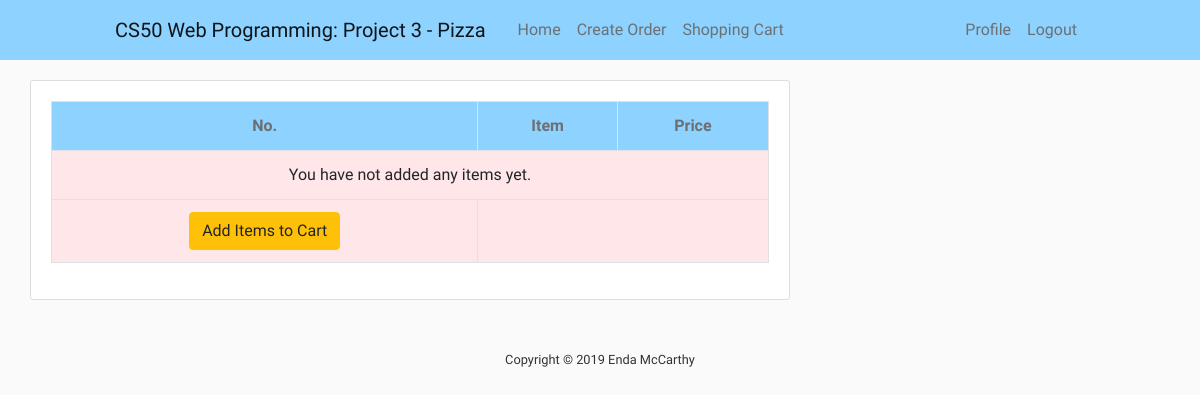
The app's page /order-summary/ (signed in), older data.
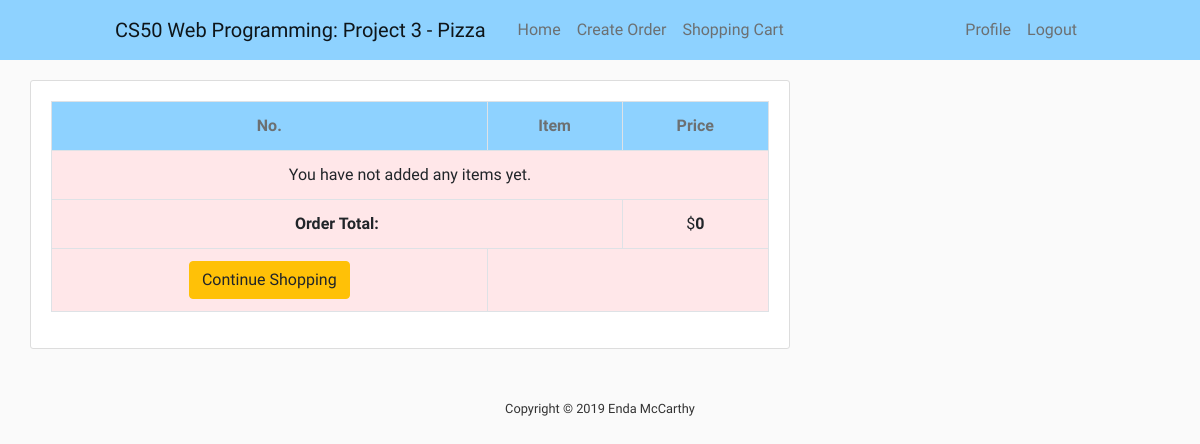
The same page, newer data.
### shopping_cart/models.py (models this page shows, shortened)
class Order(models.Model):
    ref_code = models.CharField(max_length=15)
    owner = models.ForeignKey(Cart, on_delete=models.SET_NULL, null=True)
    is_ordered = models.BooleanField(default=False)
    items = models.ManyToManyField(OrderItem)
    date_ordered = models.DateTimeField(auto_now=True)
    def get_cart_items(self):
        return self.items.all()
    def get_cart_total(self):
        return sum([item.item.price for item in self.items.all()])

### shopping_cart/views.py (the view)
# urls.py: path('order-summary/', order_details, name="order_summary"),
@login_required()
def order_details(request, **kwargs):
    existing_order = get_user_pending_order(request)
    context = {
        'order': existing_order
    }
    return render(request, 'shopping_cart/order_summary.html', context)

### shopping_cart/views.py (called while the page is built)
def get_user_pending_order(request):
    user_cart = get_object_or_404(Cart, user=request.user)
    order = Order.objects.filter(owner=user_cart, is_ordered=False)
    if order.exists():
        return order[0]
    return 0

### shopping_cart/templates/shopping_cart/order_summary.html (shortened to what this page needs)
{% extends 'orders/base.html' %}
{% block content %}
    <div class="content-section row">
        <table class="table table-hover table-bordered text-center">
            <tr class="text-center">
                <th>No.</th>
                <th>Item</th>
                <th>Price</th>
            </tr>
            {% for item in order.get_cart_items %}
                <tr>
                    <td>{{ forloop.counter }}</td>
                    <td>
                        {{ item.item.size }} {{ item.item.meal_type }}
                        <span class="float-right">
                            <a href="{% url 'shopping_cart:delete_item' item.id %}" data-balloon="remove this item from cart"
                               class="text-danger" onclick="return confirm_delete();">
                                <i class="fas fa-trash"></i>
                            </a>
                        </span>
                    </td>
                    <td>${{ item.item.price }}</td>
                </tr>
            {% empty %}
                <tr>
                    <td colspan="3"> You have not added any items yet.</td>
                </tr>
            {% endfor %}
            <tr>
                {% if order.get_cart_total != None %}
                    <td colspan="2">
                        <strong class="pull-right">Order Total:</strong>
                    </td>
                    <td colspan="1">
                        $<strong>{{ order.get_cart_total }}</strong>
                    </td>
                {% endif %}
            </tr>
            <tr>
                <td colspan="1">
                    <a href="{% url 'orders-home' %}" class="btn btn-warning pull-left">
                        {% if order %}Continue Shopping{% else %}Add Items to Cart {% endif %}
                    </a>
                </td>
                <td colspan="2">
                </td>
            </tr>
        </table>
    </div>
{% endblock content %}

Row changes from the older to the newer data that the page shows:
added Order: get_cart_total "0"
Text that changed along with them:
text no longer shown: "Add Items to Cart"
text now shown: "Order Total: $ Continue Shopping"
